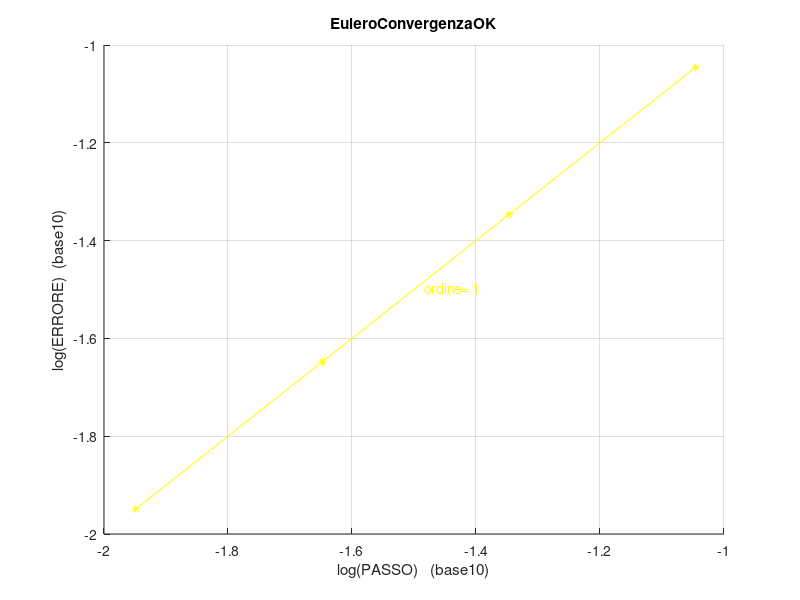

Write MATLAB code to recreate this figure.
%================================================
%    				   Eulero
% 			confermato l'ordine 1
%
%  Integra l'equazione differenziale y'=f(x,y)
%  con il metodo di Eulero.
% 	e mostra l'ordine di convergenza
%------------------------------------------------
%	stampa i valori delle ordinate man mano che 
%	li calcola e mostra la discrepanza con il 
%	valore esatto
% 	elimina tutte le variabili in memoria 		
	clear; close;
	h2 = figure(1);
%	set(h2, 'units', 'normalized', 'position', [0 0 1 1])	
	set(h2, 'units', 'normalized', 'position', [0.5 0.5 0.5 0.5])	
	whitebg('black');
   title('EuleroConvergenzaOK');
% 	fissa e traccia gli assi	
%  	axis( [0  10  0   1.1] );  % [xmin xmax ymin ymax]
	xlabel('log(PASSO)   (base10)')
 	ylabel('log(ERRORE)  (base10)')
	hold on ; grid on; 
%-----------------------------------------------
% 	soluzione esatta:  			y = x*exp(x); 	y=1/x; 
%	equazione differenziale: 	y'= y ; 			y'=-y*y
%
%	intervallo di integrazione
	a=1;   b=10;
	N=100; % suddivisioni in partenza
 	for i=1:4  % raddoppia ogni volta il numero di suddivisioni
		E(i)=0; % memorizza errore massimo
		h=(b-a)/N;% passo di integrazione  
		H(i)=h; % memorizza passo
% 		assegna valori iniziali
		x=a; y=1/a; % <<<<<<<---------------------!
% 		soluzione approssimata (metodo di Eulero)	
		while x<b
%			---------------------------------
%			ye = x*exp(x);% soluzione esatta
% 			y = y + (exp(x)+y)*h;
%			---------------------------------
			ye = 1/x ;% soluzione esatta
  			y = y +(-y*y)*h;
%			---------------------------------
			% valuta errore massimo
			err=abs(y-ye);
			if err >E(i)
				E(i)=err;
			end		
			x=x+h;
		end
		fprintf('H= %6.4f  errmax= %10.6f\n',H(i),E(i))
		N=N*2;% raddoppia ogni volta il numero di suddivisioni
	end
%-----------------------------------------------
	X=log10(H); % logaritmo decimale passo	
 	Y=log10(E); % logaritmo decimale errore
 	plot(X,Y,'y*')
% 	"polyfit" determina l'inclinazione e l'intercetta y della retta
	pR=polyfit(X,Y,1); % array a 2 valori 
  	p=real(pR(1));  	
   q=real(pR(2));  	
%  traccia una retta
   XX =X(4):0.1:X(1);  
	YY = q + p .* XX;	
  	plot(XX,YY,'y'); % retta
	fprintf(' ordine %6.4f \n', p)
% 	scrivi sul grafico l'ordine di convergenza
	pp=num2str(p); % converti il numero in stringa
	xa=(X(2)+X(3))/2;xb=(Y(2)+Y(3))/2; % coordinate punto conveniente
	text(xa,xb,['   ordine= '   pp],'color','y' );
%==============================================
   	 
 
 